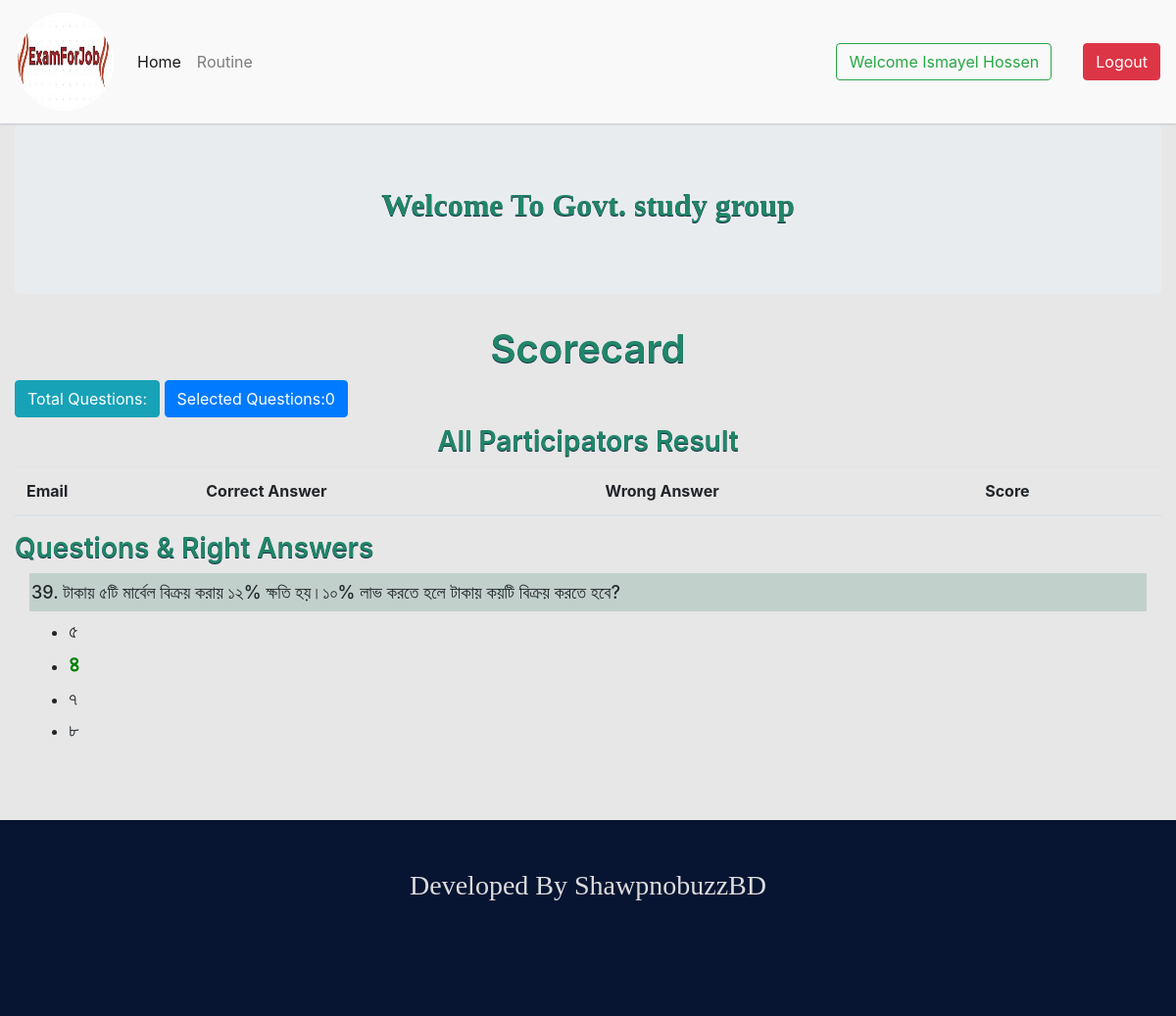
The app's page /check_score.php?model=2 (signed in) with its own data.
### tables this page shows
CREATE TABLE `questions` (
  `id` int(11) NOT NULL,
  `subject1` varchar(255) NOT NULL,
  `model` int(11) DEFAULT NULL,
  `ques_no` int(11) DEFAULT NULL,
  `question` text DEFAULT NULL,
  `option1` varchar(255) DEFAULT NULL,
  `option2` varchar(255) DEFAULT NULL,
  `option3` varchar(255) DEFAULT NULL,
  `option4` varchar(255) DEFAULT NULL,
  `ans` varchar(255) DEFAULT NULL,
  `email` varchar(255) NOT NULL,
  `active1` int(11) DEFAULT NULL,
  `topics` varchar(255) DEFAULT NULL,
  `image` varchar(255) DEFAULT NULL
);

### database/Connection.php (called while the page is built, shortened)
<?php
Class Database{
	public $host   = DB_HOST;
	public $user   = DB_USER;
	public $pass   = DB_PASS;
	public $dbname = DB_NAME;
	public $link;
	private function connectDB(){
	$this->link = new mysqli($this->host, $this->user, $this->pass, $this->dbname);
 }
	public function select($query){
		$result = $this->link->query($query) or die($this->link->error.__LINE__);
		if($result){
			return $result;
		} else {
			return false;
		}
	}
}

### database/Session.php (called while the page is built, shortened)
<?php
    class Session{
     public static function get($key){
      if (isset($_SESSION[$key])) {
       return $_SESSION[$key];
      } else {
       return false;
      }
     }
    }
    ?>

### classes/loginclass.php (called while the page is built, shortened)
<?php include("database/Connection.php");?>
<?php
class login{
	private $db;
	 public function __construct(){
	 	$this->db=new Database();
	 }
		public function AllQuestions($cate,$model){
			$query="SELECT*FROM questions WHERE subject1='$cate' AND model=$model AND active1=1 ORDER BY ques_no ASC";
	   	 $result=$this->db->select($query);
	   	 return $result;
			  return $result;
		}
	   public function Get_score($category,$model){
		   $email=Session::get('email');
		   $subject=$category;
		   $model=$model;
		   $query="SELECT DISTINCT examinee_ans.ques_no, examinee_ans.ans1,questions.* FROM examinee_ans INNER JOIN questions
		    ON examinee_ans.ques_no=questions.ques_no WHERE examinee_ans.email='$email'  AND examinee_ans.subject1='$subject' AND examinee_ans.model=$model AND questions.model=$model AND questions.subject1='$subject'";
		   	$result=$this->db->select($query);
			   return $result;
	   }
	   public function HeighestMark($cate,$model){
$query="SELECT DISTINCT email FROM examinee_ans WHERE  subject1='$cate' AND model='$model' ";
		   $result=$this->db->select($query);
		   return $result;
	   }
}
?>

### check_score.php (the view, shortened to what this page needs)
<?php include("segment/header.php");?>
<?php include("classes/loginclass.php");
 $ob=new login();
?>
<div class="container-fluid" >
  <div class="jumbotron">
  <h2 style="text-align:center;font-family:'Acme';color:#007a7e;"><a href="home.php" style="text-align: center;color: #208669;font-weight: 600; text-shadow: 0px 1px #152c44;text-decoration-line:none">Welcome To Govt. study group</a>  </h2>
  </div>
</div>
<div class="container-fluid" >
	<div class="row">
			<div class="col-md-12">
            <h1 style="text-align: center;color: #208669;font-weight: 600; text-shadow: 0px 1px #152c44;">Scorecard</h1>
            <h4 class="btn btn-info">Total Questions:
    </h4>
      <?php
         $category=$_GET['cate'];
        $model=$_GET['model'];
        $count_score=$ob->Get_score($category,$model);
        echo "<h4 class='btn btn-primary'>Selected Questions:".mysqli_num_rows($count_score)."</h4><br>";
           ?>
      <h3 style="text-align: center;color: #208669;font-weight: 600; text-shadow: 0px 1px #152c44;">All Participators Result</h3>
      <?php
       $cate=$_GET['cate'];
       $model=$_GET['model'];
      $get_heighest=$ob->HeighestMark($cate,$model);
      $table='<div class="table-responsive"><table class="table table-hover">
      <thead>
        <tr>
        <th scope="col">Email</th>
          <th scope="col">Correct Answer</th>
          <th scope="col">Wrong Answer</th>
          <th scope="col">Score</th>
        </tr>
      </thead>
      <tbody>';
      if($get_heighest){
        $table.='</tbody>
        </table></div>';
        echo $table;
      }
      ?>
			</div>
	</div>
    <div class="container-fluid" >
	<div class="row">
	<h3 style="text-align: center;color: #208669;font-weight: 600; text-shadow: 0px 1px #152c44;">Questions & Right Answers</h3>
			<div class="col-md-12">
        <form method="post" action="">
            <?php
             if(isset($_GET['model'])){
                 $cate=$_GET['cate'];
                 $model=$_GET['model'];
                 $get_Questions=$ob->AllQuestions($cate,$model);
                 if($get_Questions){
                     while($row= $get_Questions->fetch_assoc()){
            ?>
        <h4 style="font-size: 18px;background: #c2d0cc;padding: 9px 2px;"><?php echo $row['ques_no'] ?>. <?php echo $row['question'] ?> </h4>
       <ul>
           <li>
               <?php
               if($row['option1']==$row['ans']){
                echo '<h4 style="color:green"><strong>'.$row['ans'].'</strong></h4>';
               }
               else{
                     echo '<h5>'.$row['option1'].'</h5>';
               }
               ?>
           </li>
            <li>
               <?php
               if($row['option2']==$row['ans']){
                echo '<h4 style="color:green"><strong>'.$row['ans'].'</strong></h4>';
               }
               else{
                     echo '<h5>'.$row['option2'].'</h5>';
               }
               ?>
           </li>
            <li>
               <?php
               if($row['option3']==$row['ans']){
                echo '<h4 style="color:green"><strong>'.$row['ans'].'</strong></h4>';
               }
               else{
                     echo '<h5>'.$row['option3'].'</h5>';
               }
               ?>
           </li>
            <li>
               <?php
               if($row['option4']==$row['ans']){
                echo '<h4 style="color:green"><strong>'.$row['ans'].'</strong></h4>';
               }
               else{
                     echo '<h5>'.$row['option4'].'</h5>';
               }
               ?>
           </li>
       </ul>
       <?php
    }
}
}
?>
        </form>
			</div>
	</div>
</div>
</div>
<?php include("segment/footer.php");?>

### css/main.css (style rules this page uses)
body { margin: 0px; background: #E7E7E7; }
.row:after { content: ""; display: table; clear: both; }

### records on screen
questions: ques_no "39", question "টাকায় ৫টি মার্বেল বিক্রয় করায় ১২% ক্ষতি হয়।১০% লাভ করতে হলে টাকায় কয়টি বিক্রয় করতে হবে?", option1 "৫", ans "৪", option3 "৭", option4 "৮"

### other values on screen
Session::get('name') "Ismayel Hossen"
mysqli_num_rows($count_score) "0"
